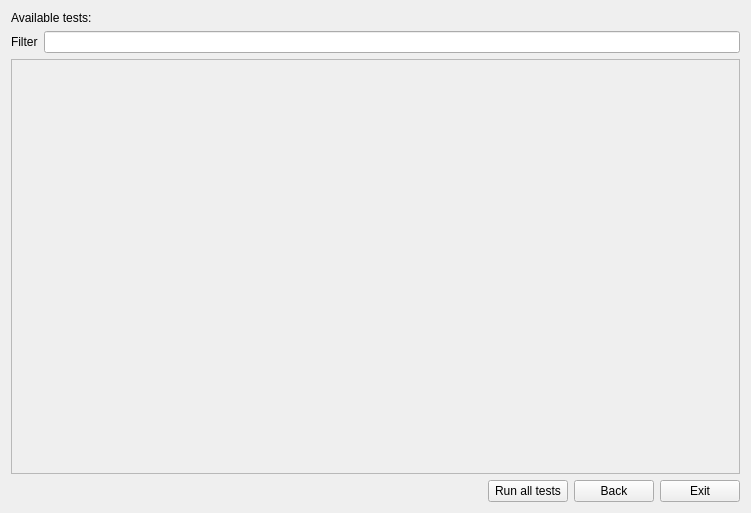
<?xml version="1.0" encoding="UTF-8"?>
<ui version="4.0">
 <class>MainTestsWidget</class>
 <widget class="QWidget" name="MainTestsWidget">
  <property name="geometry">
   <rect>
    <x>0</x>
    <y>0</y>
    <width>751</width>
    <height>513</height>
   </rect>
  </property>
  <property name="windowTitle">
   <string>ADT - Tests</string>
  </property>
  <layout class="QGridLayout" name="gridLayout">
   <item row="0" column="0" colspan="2">
    <widget class="QLabel" name="checkLabel">
     <property name="sizePolicy">
      <sizepolicy hsizetype="Minimum" vsizetype="Fixed">
       <horstretch>0</horstretch>
       <verstretch>0</verstretch>
      </sizepolicy>
     </property>
     <property name="text">
      <string>Available tests:</string>
     </property>
    </widget>
   </item>
   <item row="1" column="0">
    <widget class="QLabel" name="label">
     <property name="sizePolicy">
      <sizepolicy hsizetype="Minimum" vsizetype="Preferred">
       <horstretch>0</horstretch>
       <verstretch>0</verstretch>
      </sizepolicy>
     </property>
     <property name="text">
      <string>Filter</string>
     </property>
    </widget>
   </item>
   <item row="1" column="1">
    <widget class="QLineEdit" name="checkfilter">
     <property name="sizePolicy">
      <sizepolicy hsizetype="MinimumExpanding" vsizetype="Fixed">
       <horstretch>0</horstretch>
       <verstretch>0</verstretch>
      </sizepolicy>
     </property>
     <property name="minimumSize">
      <size>
       <width>100</width>
       <height>0</height>
      </size>
     </property>
    </widget>
   </item>
   <item row="2" column="0" colspan="2">
    <widget class="QStackedWidget" name="stackedWidget">
     <property name="sizePolicy">
      <sizepolicy hsizetype="Minimum" vsizetype="MinimumExpanding">
       <horstretch>0</horstretch>
       <verstretch>0</verstretch>
      </sizepolicy>
     </property>
     <widget class="QWidget" name="commonPage">
      <property name="sizePolicy">
       <sizepolicy hsizetype="MinimumExpanding" vsizetype="Expanding">
        <horstretch>0</horstretch>
        <verstretch>0</verstretch>
       </sizepolicy>
      </property>
      <property name="minimumSize">
       <size>
        <width>100</width>
        <height>0</height>
       </size>
      </property>
      <layout class="QGridLayout" name="gridLayout_6">
       <property name="leftMargin">
        <number>0</number>
       </property>
       <property name="topMargin">
        <number>0</number>
       </property>
       <property name="rightMargin">
        <number>0</number>
       </property>
       <property name="bottomMargin">
        <number>0</number>
       </property>
       <item row="0" column="0">
        <widget class="QScrollArea" name="summaryScrollArea">
         <property name="sizePolicy">
          <sizepolicy hsizetype="MinimumExpanding" vsizetype="Expanding">
           <horstretch>0</horstretch>
           <verstretch>2</verstretch>
          </sizepolicy>
         </property>
         <property name="minimumSize">
          <size>
           <width>100</width>
           <height>0</height>
          </size>
         </property>
         <property name="widgetResizable">
          <bool>true</bool>
         </property>
         <widget class="QWidget" name="summaryScrollAreaWidgetContents">
          <property name="geometry">
           <rect>
            <x>0</x>
            <y>0</y>
            <width>731</width>
            <height>406</height>
           </rect>
          </property>
          <property name="sizePolicy">
           <sizepolicy hsizetype="MinimumExpanding" vsizetype="Preferred">
            <horstretch>0</horstretch>
            <verstretch>0</verstretch>
           </sizepolicy>
          </property>
          <property name="minimumSize">
           <size>
            <width>100</width>
            <height>0</height>
           </size>
          </property>
         </widget>
        </widget>
       </item>
      </layout>
     </widget>
     <widget class="QWidget" name="detailsPage">
      <property name="sizePolicy">
       <sizepolicy hsizetype="MinimumExpanding" vsizetype="Expanding">
        <horstretch>0</horstretch>
        <verstretch>0</verstretch>
       </sizepolicy>
      </property>
      <property name="minimumSize">
       <size>
        <width>100</width>
        <height>0</height>
       </size>
      </property>
      <layout class="QGridLayout" name="gridLayout_7">
       <property name="leftMargin">
        <number>0</number>
       </property>
       <property name="topMargin">
        <number>0</number>
       </property>
       <property name="rightMargin">
        <number>0</number>
       </property>
       <property name="bottomMargin">
        <number>0</number>
       </property>
       <item row="0" column="0">
        <widget class="QScrollArea" name="detailsScrollArea">
         <property name="widgetResizable">
          <bool>true</bool>
         </property>
         <widget class="QWidget" name="detailsScrollAreaWidgetContents">
          <property name="geometry">
           <rect>
            <x>0</x>
            <y>0</y>
            <width>731</width>
            <height>406</height>
           </rect>
          </property>
          <property name="sizePolicy">
           <sizepolicy hsizetype="MinimumExpanding" vsizetype="Preferred">
            <horstretch>0</horstretch>
            <verstretch>0</verstretch>
           </sizepolicy>
          </property>
          <property name="minimumSize">
           <size>
            <width>100</width>
            <height>0</height>
           </size>
          </property>
         </widget>
        </widget>
       </item>
      </layout>
     </widget>
    </widget>
   </item>
   <item row="3" column="0" colspan="2">
    <layout class="QHBoxLayout" name="horizontalLayout">
     <item>
      <spacer name="horizontalSpacer">
       <property name="orientation">
        <enum>Qt::Horizontal</enum>
       </property>
       <property name="sizeHint" stdset="0">
        <size>
         <width>20</width>
         <height>20</height>
        </size>
       </property>
      </spacer>
     </item>
     <item>
      <widget class="QPushButton" name="runAllTestPushButton">
       <property name="text">
        <string>Run all tests</string>
       </property>
      </widget>
     </item>
     <item>
      <widget class="QPushButton" name="backPushButton">
       <property name="text">
        <string>Back</string>
       </property>
      </widget>
     </item>
     <item>
      <widget class="QPushButton" name="exitPushButton">
       <property name="text">
        <string>Exit</string>
       </property>
      </widget>
     </item>
    </layout>
   </item>
  </layout>
 </widget>
 <resources/>
 <connections/>
</ui>
